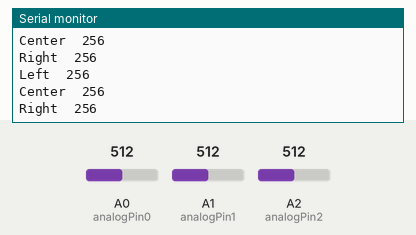
Simulated run of this sketch. Board: Arduino Uno, built with avr-gcc and run on an emulated ATmega328P. Shown: the last lines printed to the serial monitor. Inputs (shaded band) come from the test bench; at power-on: A1 (analogPin1) = 512, A0 (analogPin0) = 512, A2 (analogPin2) = 512.

Above: at 2.7 s.
2.8 s: A1 (analogPin1) set to 212
At 2.93 s:
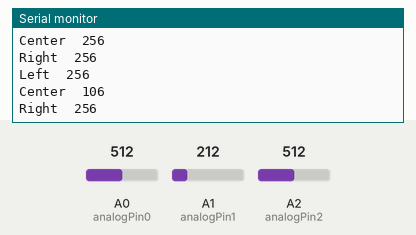
4.3 s: A1 (analogPin1) set to 181
At 4.45 s:
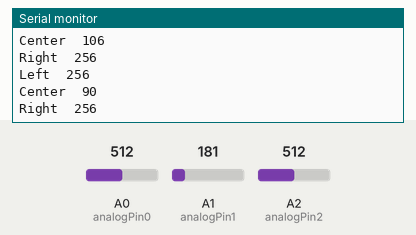
Timing chart, 0 to 7.3 s (numbered marks = the images above; inputs shaded):
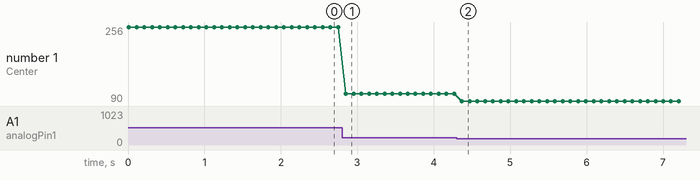

The sketch:

rangefinders2.ino
```cpp
int analogPin0 = 0;     // rangefinder 1 (L) connected to pin 0
int analogPin1=  1;      //rangefinder 2 (C) connected to pin 1
int analogPin2=  2;      //rangefinder 3 (R) connected to pin 2

int rangeL = 0;           // variables to store rangefinder voltages
int rangeC = 0;
int rangeR = 0;

void setup()
{
  Serial.begin(9600);          //  setup serial
}

void loop()
{
  rangeL = analogRead(analogPin0)*4.9/9.8;    // read analog pins, convert voltage to inches [units*(4.9mV/unit)*(1 inch/9.8mV)]
  rangeC = analogRead(analogPin1)*4.9/9.8;
  rangeR = analogRead(analogPin2)*4.9/9.8;
  String L = "Left\t";
  L = L+rangeL;
  String C = "Center\t";
  C = C+rangeC;
  String R = "Right\t";
  R = R+rangeR;
  Serial.println(L);
  Serial.println(C);
  Serial.println(R);
  delay(100);
}
```

Measured:
- after the input at 2.8 s, the serial monitor: prints a new line after 0.05 s (image 1)
- after the input at 4.3 s, the serial monitor: prints a new line after 0.07 s (image 2)
- plotted number 1: 256 → 106 after the input at 2.8 s, 106 → 90 after the input at 4.3 s
